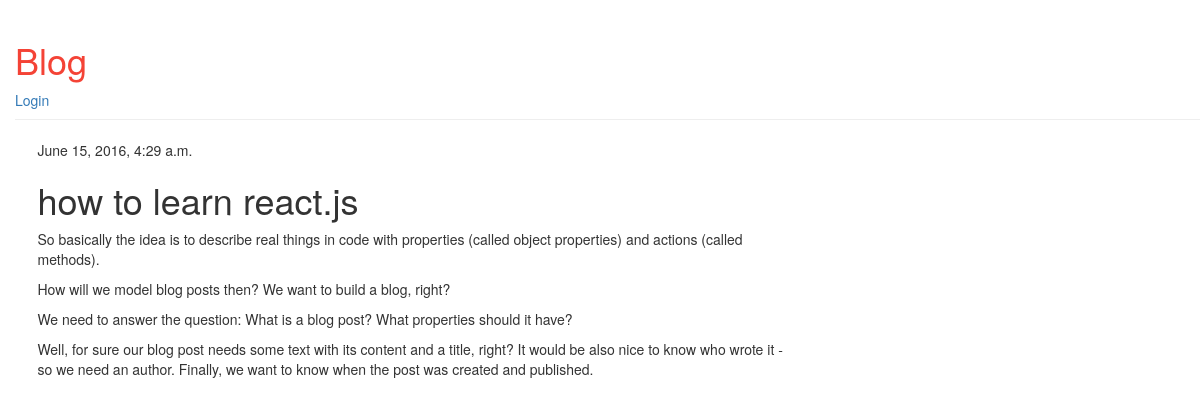
The app's page /post/2/ with its own data.
### blog/models.py (models this page shows, shortened)
class Post(models.Model):
    author = models.ForeignKey('auth.User')
    title = models.CharField(max_length=200)
    text = models.TextField()
    created_date = models.DateTimeField(default=timezone.now())
    published_date = models.DateTimeField(blank=True, null=True)

### blog/views.py (the view)
# urls.py: url(r'^post/(?P<pk>\d+)/$', views.post_detail, name="post_detail"),
def post_detail(request, pk):
    post = get_object_or_404(Post, pk=pk)
    return render(request, 'blog/post_detail.html', {'post': post})

### blog/templates/blog/post_detail.html (shortened to what this page needs)
{% extends "blog/base.html" %}
{% block content %}
  <div>
    {% if post.published_date %}
    <div>
      {{post.published_date}}
    </div>
    {% endif %}
    <h1>{{post.title}}</h1>
    <p>
      {{post.text | linebreaks}}
    </p>
  </div>
{% endblock %}

### blog/static/css/blog.css (style rules this page uses)
body { padding-left: 15px; }

### records on screen
Post: published_date "June 15, 2016, 4:29 a.m.", title "how to learn react.js", text "So basically the idea is to describe real things in code with properties (called object properties) and actions (called methods). How will we model blog posts then? We want to build a blog, right? We need to answer the question: What is a blog post? What properties should it have? Well, for sure our blog post needs some text with its content and a title, right? It would be also nice to know who wrote it - so we need an author. Finally, we want to know when the post was created and published."
